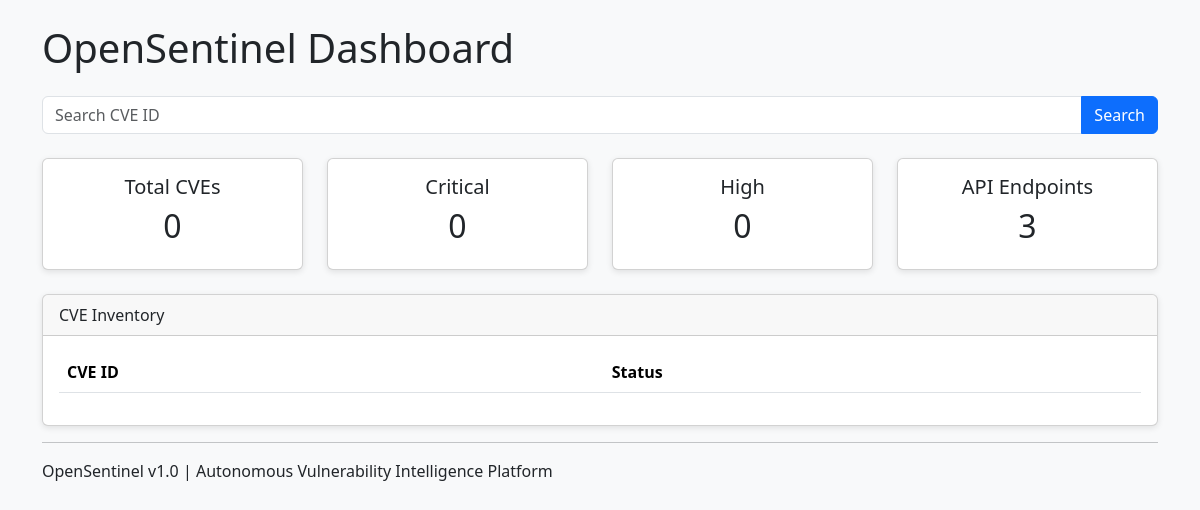
Before: / with the older database file.
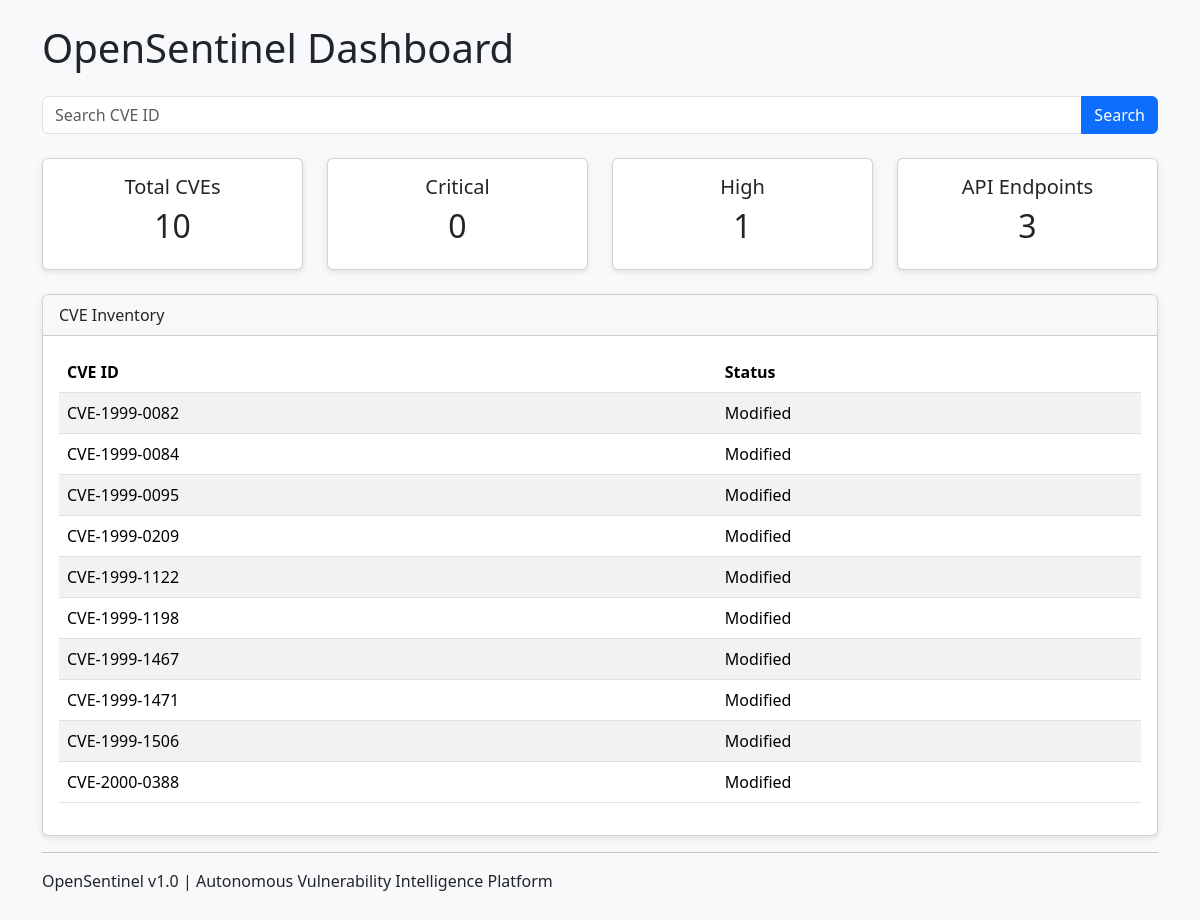
After: the same page with the newer database file.
### tables this page shows
CREATE TABLE cves (
            cve_id TEXT PRIMARY KEY,
            source TEXT,
            published TEXT,
            status TEXT,
            cvss_score REAL
        );

### app.py (the view)
@app.route("/")
def home():
    cves = load_cves()
    search = request.args.get("search", "")
    if search:
        cves = [
            cve for cve in cves
            if search.lower() in cve.get("cve_id", "").lower()
        ]
    stats = {
        "Critical": 0,
        "High": 0,
        "Medium": 0,
        "Low": 0
    }
    for cve in cves:
        score = cve.get("cvss_score")
        if score is None:
            continue
        if score >= 9.0:
            stats["Critical"] += 1
        elif score >= 7.0:
            stats["High"] += 1
        elif score >= 4.0:
            stats["Medium"] += 1
        else:
            stats["Low"] += 1
    return render_template(
        "index.html",
        cves=cves,
        stats=stats,
        search=search
    )

### app.py (called while the page is built)
def load_cves():
    conn = sqlite3.connect(DB_FILE)
    conn.row_factory = sqlite3.Row
    rows = conn.execute("""
        SELECT *
        FROM cves
        ORDER BY cve_id
    """).fetchall()
    conn.close()
    return [dict(row) for row in rows]

### templates/index.html (shortened to what this page needs)
<!DOCTYPE html>
<html>
<head>
    <link href="https://cdn.jsdelivr.net/npm/bootstrap@5.3.3/dist/css/bootstrap.min.css" rel="stylesheet">
    <link rel="stylesheet" href="/static/style.css">
</head>
<body class="bg-light">
<div class="container mt-4">
    <h1 class="mb-4">OpenSentinel Dashboard</h1>
    <form method="GET" action="/">
        <div class="input-group mb-4">
            <input
                type="text"
                name="search"
                class="form-control"
                placeholder="Search CVE ID"
                value="{{ search }}">
            <button class="btn btn-primary" type="submit">
                Search
            </button>
        </div>
    </form>
    <div class="row">
        <div class="col-md-3">
            <div class="card text-center">
                <div class="card-body">
                    <h5>Total CVEs</h5>
                    <h2>{{ cves|length }}</h2>
                </div>
            </div>
        </div>
        <div class="col-md-3">
            <div class="card text-center">
                <div class="card-body">
                    <h5>Critical</h5>
                    <h2>{{ stats.Critical }}</h2>
                </div>
            </div>
        </div>
        <div class="col-md-3">
            <div class="card text-center">
                <div class="card-body">
                    <h5>High</h5>
                    <h2>{{ stats.High }}</h2>
                </div>
            </div>
        </div>
        <div class="col-md-3">
            <div class="card text-center">
                <div class="card-body">
                    <h5>API Endpoints</h5>
                    <h2>3</h2>
                </div>
            </div>
        </div>
    </div>
    <div class="card mt-4">
        <div class="card-header">
            CVE Inventory
        </div>
        <div class="card-body">
            <table class="table table-striped">
                <thead>
                    <tr>
                        <th>CVE ID</th>
                        <th>Status</th>
                    </tr>
                </thead>
                <tbody>
                {% for cve in cves %}
                    <tr>
                        <td>{{ cve.cve_id }}</td>
                        <td>{{ cve.status }}</td>
                    </tr>
                {% endfor %}
                </tbody>
            </table>
        </div>
    </div>
    <hr>
    <p>
        OpenSentinel v1.0 | Autonomous Vulnerability Intelligence Platform
    </p>
</div>
</body>
</html>

### static/style.css (style rules this page uses)
body { padding-bottom: 40px; }
.card { box-shadow: 0 2px 6px rgba(0,0,0,.1); }

Changed rows visible on the page:
added cves: cve_id "CVE-1999-0082", status "Modified"
added cves: cve_id "CVE-1999-0084", status "Modified"
added cves: cve_id "CVE-1999-0095", status "Modified"
added cves: cve_id "CVE-1999-0209", status "Modified"
added cves: cve_id "CVE-1999-1122", status "Modified"
added cves: cve_id "CVE-1999-1198", status "Modified"
added cves: cve_id "CVE-1999-1467", status "Modified"
added cves: cve_id "CVE-1999-1471", status "Modified"
added cves: cve_id "CVE-1999-1506", status "Modified"
added cves: cve_id "CVE-2000-0388", status "Modified"
Other visible differences:
{{ cves|length }}: "0" → "10"
{{ stats.High }}: "0" → "1"
